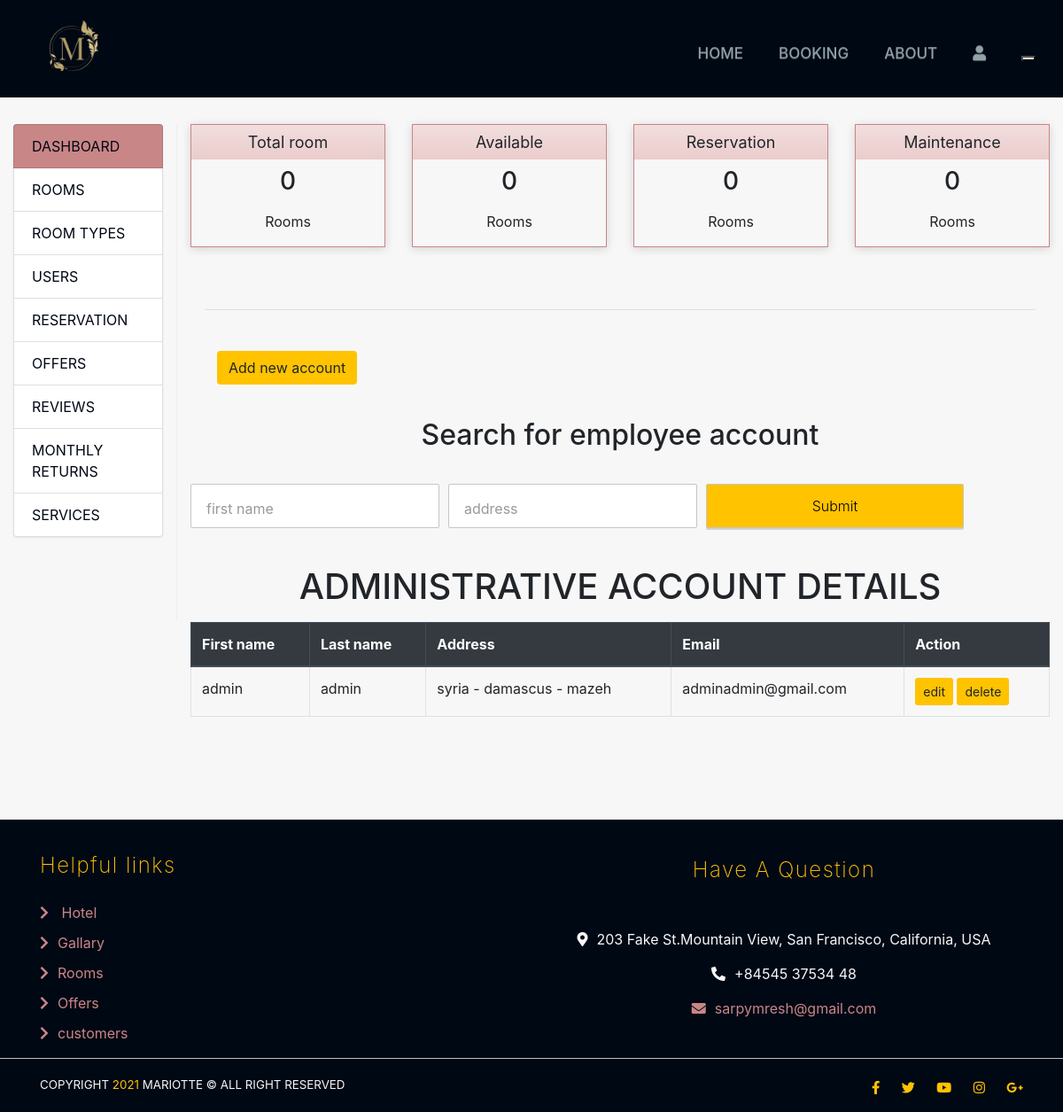
Page /showstaff/ (signed in) on the earlier database version.
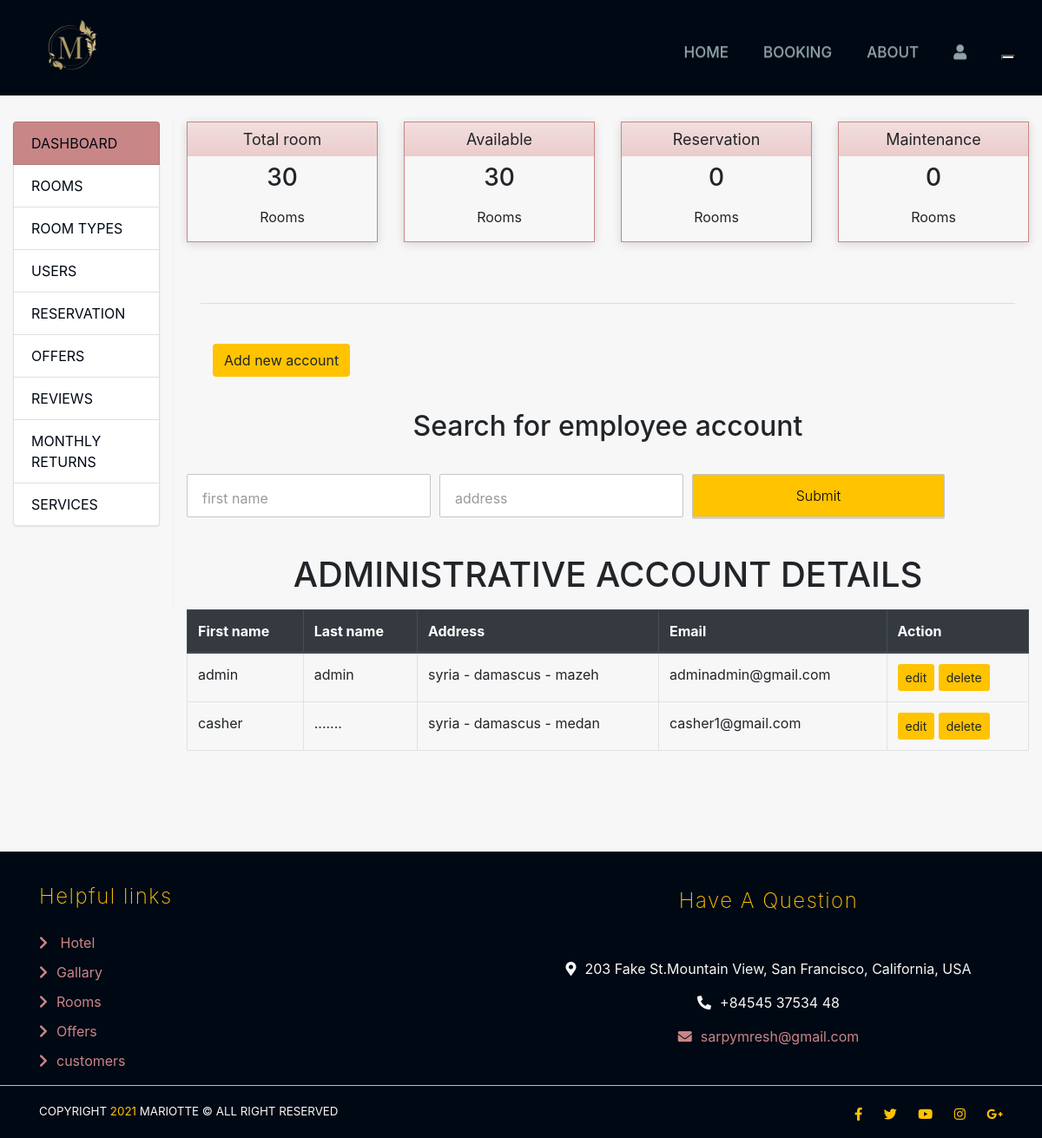
Same page on the later database version.
### accounts/models.py (models this page shows, shortened)
class Staff(models.Model):
    Account_id = models.ForeignKey('Account',on_delete=models.CASCADE)
    Address = models.TextField()
    Last_modified = models.DateField(auto_now=True)

class Account(AbstractBaseUser):
    email = models.EmailField(verbose_name="email",max_length=60,unique=True)
    first_name = models.TextField(verbose_name= "first name")
    last_name = models.TextField(verbose_name= "last name")
    date_joined=models.DateTimeField(verbose_name='date joined',auto_now_add=True)
    last_login=models.DateTimeField(verbose_name='last login',auto_now=True)
    is_admin=models.BooleanField(default=False)
    is_active=models.BooleanField(default=True)
    is_staff=models.BooleanField(default=False)
    is_superuser=models.BooleanField(default=False)
    USERNAME_FIELD='email'
    REQUIRED_FIELDS=['first_name', 'last_name']
    objects=MyAccountManager()

### accounts/views.py (the view, shortened to what this page needs)
# urls.py: path('showstaff/',views.show_staff,name='show staff'),
@login_required()
def show_staff(request):
    context = {}
    if not request.user.is_superuser :
        return HttpResponse('You Are Not Authorized To Enter This URL')
    if request.method=='GET':
        check = filter_staff(request.GET.get('address'),request.GET.get('firstname'))
        context['total'] = Rooms.objects.all().count()
        context['available'] = Rooms.objects.filter(state = Rooms.EMPTY).count()
        context['maintenance'] = Rooms.objects.filter(state = Rooms.UNDER_MAINTENANCE).count()
        context['reserved'] = Rooms.objects.filter(state = Rooms.INHABITED).count()
        if not check['bool']:
            context['staff'] = Staff.objects.all()
        else:
            context['staff'] = check['staff']
        form = StaffRegistrationForm()
        context['registeration_form']= form
        return render(request,'staff home.html',context)

### accounts/forms.py
class StaffRegistrationForm(UserCreationForm):
    email =forms.EmailField(max_length=60, help_text='Required, add a valid E-mail address',widget=forms.EmailInput(attrs={'class':'floatLabel'}))
    first_name=forms.CharField(help_text='Required',widget=forms.TextInput(attrs={'class':'floatLabel'}))
    last_name=forms.CharField(help_text='Required',widget=forms.TextInput(attrs={'class':'floatLabel'}))
    password1 = forms.CharField(help_text = 'Required',widget=forms.PasswordInput(attrs={'class':'floatLabel'}))
    password2 = forms.CharField(help_text = 'Required, Confirm Password',widget=forms.PasswordInput(attrs={'class':'floatLabel'}))
    address=forms.CharField(help_text='Employee Address',widget=forms.TextInput(attrs={'class':'floatLabel'}))
    class Meta:
        model=Account
        fields =("email","first_name", "last_name","password1","password2")

### accounts/templates/staff home.html (shortened to what this page needs)
{% extends 'admin base.html' %}
{% load static %}
{% block content %}
{% if request.user.is_superuser %}
  <button type="button" name="add-offer" class="btn  " style="background-color: #FFC300; margin:30px " data-toggle="modal"
    data-target="#accountModal"> Add new account </button>
<h2 class="text-center"> Search for employee account</h2>
<div id="forms" class="forms">
  <form action="{% url 'show staff' %}" method="GET">
    <div class="form-group">
      <div class="grid">
        <div class="col-1-3 col-1-3-sm">
          <div class="controls">
            <label for="firstname" name="firstname">first name</label>
          </div>
        </div>
        <div class="col-1-3 col-1-3-sm">
          <div class="controls">
            <label for="address" name="address">address</label>
          </div>
        </div>
        <div class="col-1-3 col-1-3-sm">
          <div class="controls">
            <button type="submit" class="main-bot return-bot" value="Submit" style="color: black;">Submit</button>
          </div>
        </div>
      </div>
    </div>
  </form>
</div>
<h1 class="text-center">
  ADMINISTRATIVE ACCOUNT DETAILS
</h1>
<div class="table-responsive">
  <table class="table table-hover table-bordered">
    <thead class="thead-dark">
      <tr>
        <th>First name </th>
        <th>Last name</th>
        <th>Address</th>
        <th>Email </th>
        <th>Action</th>
      </tr>
    </thead>
    <tbody>
      {% for member in staff %}
      <tr>
        <td>{{member.Account_id.first_name}}</td>
        <td>{{member.Account_id.last_name}}</td>
        <td>{{member.Address}}</td>
        <td>{{member.Account_id.email}}</td>
        <td>
          <button type="button" class="btn btn-sm" data-toggle="modal" title="edit account"
            data-target="#edit{{member.id}}">
            edit
          </button>
          <form action="{% url 'delete staff' id=member.id %}" style="display: inline-block;">{% csrf_token %}
            <input type="submit" class="btn btn-sm" value="delete">
          </form>
        </td>
      </tr>
      {% endfor %}
    </tbody>
  </table>
</div>
{% endif %}
{% endblock %}

Differences in the rows shown:
added Staff: Account_id.first_name "casher", Account_id.last_name ".......", Address "syria - damascus - medan", Account_id.email "casher1@gmail.com"
Other differences:
{{ total }}: "0" → "30"
{{ available }}: "0" → "30"
